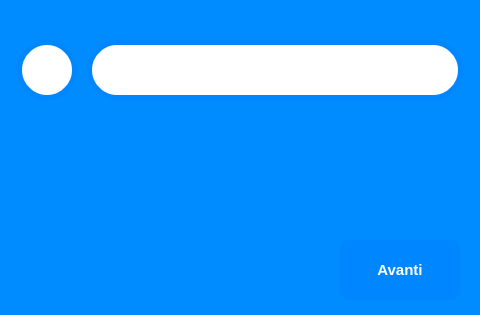
<?xml version="1.0" encoding="UTF-8"?>
<ui version="4.0">
 <class>Seleziona_Prodotto_Window</class>
 <widget class="QWidget" name="Seleziona_Prodotto_Window">
  <property name="geometry">
   <rect>
    <x>0</x>
    <y>0</y>
    <width>480</width>
    <height>315</height>
   </rect>
  </property>
  <property name="windowTitle">
   <string>Prodotto</string>
  </property>
  <property name="styleSheet">
   <string notr="true">background-color: rgb(255, 255, 255);</string>
  </property>
  <widget class="QComboBox" name="prodotti_comboBox">
   <property name="geometry">
    <rect>
     <x>87</x>
     <y>40</y>
     <width>376</width>
     <height>60</height>
    </rect>
   </property>
   <property name="font">
    <font>
     <family>Segoe UI</family>
     <pointsize>17</pointsize>
    </font>
   </property>
   <property name="styleSheet">
    <string notr="true">QComboBox::down-arrow {

	image: url(:/arrows/res/down_arrow.png);
        width: 14px;
        height: 14px;

        }
        QComboBox::drop-down
        {
        border: 0px; /* This seems to replace the whole arrow of the combo box */
        color:black

        }

QComboBox {
    color: black;
border-radius:30px;
border: 5px solid rgb(0, 134, 255);
	selection-color: rgb(0, 0, 0);
}
</string>
   </property>
   <property name="insertPolicy">
    <enum>QComboBox::InsertAtTop</enum>
   </property>
  </widget>
  <widget class="QLabel" name="label_5">
   <property name="geometry">
    <rect>
     <x>0</x>
     <y>0</y>
     <width>480</width>
     <height>320</height>
    </rect>
   </property>
   <property name="styleSheet">
    <string notr="true">background-color: rgb(0, 140, 255);
image: url(:/sfondo_sel_prodotto/res/pagina_MICROONE_selezione_prodotto.png);</string>
   </property>
   <property name="text">
    <string/>
   </property>
  </widget>
  <widget class="QLabel" name="label_2">
   <property name="geometry">
    <rect>
     <x>17</x>
     <y>40</y>
     <width>60</width>
     <height>60</height>
    </rect>
   </property>
   <property name="styleSheet">
    <string notr="true">image: url(:/hand/res/Hand.png);
      border: 5px solid rgb(0, 134, 255);
border-radius:30px;
     </string>
   </property>
   <property name="text">
    <string/>
   </property>
  </widget>
  <widget class="QPushButton" name="cancel_btn_1">
   <property name="geometry">
    <rect>
     <x>390</x>
     <y>0</y>
     <width>71</width>
     <height>31</height>
    </rect>
   </property>
   <property name="font">
    <font>
     <pointsize>10</pointsize>
     <weight>50</weight>
     <bold>false</bold>
    </font>
   </property>
   <property name="styleSheet">
    <string notr="true">background-color: rgb(0, 140, 255);
                    color: rgb(255, 255, 255);
                    border-radius:10px;
                </string>
   </property>
   <property name="text">
    <string/>
   </property>
   <property name="icon">
    <iconset resource="img_resources.qrc">
     <normaloff>:/cancel/res/cancel.png</normaloff>:/cancel/res/cancel.png</iconset>
   </property>
  </widget>
  <widget class="QPushButton" name="cancel_btn_">
   <property name="geometry">
    <rect>
     <x>410</x>
     <y>0</y>
     <width>51</width>
     <height>31</height>
    </rect>
   </property>
   <property name="font">
    <font>
     <pointsize>10</pointsize>
     <weight>50</weight>
     <bold>false</bold>
    </font>
   </property>
   <property name="styleSheet">
    <string notr="true">QPushButton{background-color: rgb(0, 134, 255);
background-color: rgb(255, 255, 255);
                 color: rgb(255, 255, 255);
             
background-color: rgb(0, 134, 255);}
QPushButton:pressed{background-color: rgb(10, 57, 126);}</string>
   </property>
   <property name="text">
    <string/>
   </property>
   <property name="icon">
    <iconset resource="img_resources.qrc">
     <normaloff>:/cancel/res/cancel.png</normaloff>:/cancel/res/cancel.png</iconset>
   </property>
   <property name="flat">
    <bool>true</bool>
   </property>
  </widget>
  <widget class="QPushButton" name="avanti_btn">
   <property name="geometry">
    <rect>
     <x>340</x>
     <y>240</y>
     <width>120</width>
     <height>60</height>
    </rect>
   </property>
   <property name="font">
    <font>
     <family>Segoe UI</family>
     <pointsize>11</pointsize>
     <weight>75</weight>
     <bold>true</bold>
    </font>
   </property>
   <property name="styleSheet">
    <string notr="true">QPushButton:pressed{background-color: rgb(10, 57, 126);}
QPushButton{
background-color: rgb(0, 134, 255);

color: rgb(255, 255, 255);
border-radius:10px;
}</string>
   </property>
   <property name="text">
    <string>Avanti</string>
   </property>
  </widget>
  <zorder>cancel_btn_1</zorder>
  <zorder>label_5</zorder>
  <zorder>prodotti_comboBox</zorder>
  <zorder>label_2</zorder>
  <zorder>cancel_btn_</zorder>
  <zorder>avanti_btn</zorder>
 </widget>
 <resources>
  <include location="img_resources.qrc"/>
 </resources>
 <connections>
  <connection>
   <sender>cancel_btn_</sender>
   <signal>clicked()</signal>
   <receiver>Seleziona_Prodotto_Window</receiver>
   <slot>close()</slot>
   <hints>
    <hint type="sourcelabel">
     <x>55</x>
     <y>285</y>
    </hint>
    <hint type="destinationlabel">
     <x>239</x>
     <y>159</y>
    </hint>
   </hints>
  </connection>
 </connections>
</ui>
